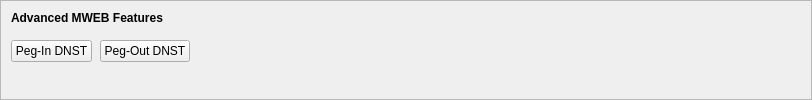
    <widget class="QFrame" name="frameMWEBFeatures">
     <property name="sizePolicy">
      <sizepolicy hsizetype="Expanding" vsizetype="Expanding">
       <horstretch>0</horstretch>
       <verstretch>0</verstretch>
      </sizepolicy>
     </property>
     <property name="maximumSize">
      <size>
       <width>16777215</width>
       <height>16777215</height>
      </size>
     </property>
     <property name="frameShape">
      <enum>QFrame::StyledPanel</enum>
     </property>
     <property name="frameShadow">
      <enum>QFrame::Sunken</enum>
     </property>
     <layout class="QVBoxLayout" name="verticalLayoutMWEBFeatures2">
      <property name="spacing">
       <number>0</number>
      </property>
      <property name="leftMargin">
       <number>0</number>
      </property>
      <property name="topMargin">
       <number>0</number>
      </property>
      <property name="rightMargin">
       <number>0</number>
      </property>
      <property name="bottomMargin">
       <number>6</number>
      </property>
      <item>
       <layout class="QVBoxLayout" name="verticalLayoutMWEBFeatures" stretch="0,0,1">
        <property name="spacing">
         <number>0</number>
        </property>
        <property name="leftMargin">
         <number>10</number>
        </property>
        <property name="topMargin">
         <number>10</number>
        </property>
        <item>
         <layout class="QHBoxLayout" name="horizontalLayoutMWEBFeatures1">
          <property name="bottomMargin">
           <number>15</number>
          </property>
          <item>
           <widget class="QLabel" name="labelMWEBFeatures">
            <property name="sizePolicy">
             <sizepolicy hsizetype="Preferred" vsizetype="Maximum">
              <horstretch>0</horstretch>
              <verstretch>0</verstretch>
             </sizepolicy>
            </property>
            <property name="font">
             <font>
              <weight>75</weight>
              <bold>true</bold>
             </font>
            </property>
            <property name="styleSheet">
             <string notr="true">font-weight:bold;</string>
            </property>
            <property name="text">
             <string>Advanced MWEB Features</string>
            </property>
           </widget>
          </item>
         </layout>
        </item>
        <item>
         <layout class="QHBoxLayout" name="horizontalLayoutMWEBFeatures2" stretch="0,0,0">
          <property name="spacing">
           <number>8</number>
          </property>
          <property name="bottomMargin">
           <number>10</number>
          </property>
          <item>
           <widget class="QPushButton" name="pushButtonMWEBPegIn">
            <property name="styleSheet">
             <string notr="true"/>
            </property>
            <property name="text">
             <string>Peg-In DNST</string>
            </property>
            <property name="checkable">
             <bool>true</bool>
            </property>
            <property name="autoDefault">
             <bool>false</bool>
            </property>
           </widget>
          </item>
          <item>
           <widget class="QPushButton" name="pushButtonMWEBPegOut">
            <property name="styleSheet">
             <string notr="true"/>
            </property>
            <property name="text">
             <string>Peg-Out DNST</string>
            </property>
            <property name="checkable">
             <bool>true</bool>
            </property>
            <property name="autoDefault">
             <bool>false</bool>
            </property>
           </widget>
          </item>
          <item>
           <spacer name="horizontalSpacerMWEBFeatures">
            <property name="orientation">
             <enum>Qt::Horizontal</enum>
            </property>
            <property name="sizeHint" stdset="0">
             <size>
              <width>40</width>
              <height>1</height>
             </size>
            </property>
           </spacer>
          </item>
         </layout>
        </item>
        <item>
         <spacer name="verticalSpacerMWEBFeatures">
          <property name="orientation">
           <enum>Qt::Vertical</enum>
          </property>
          <property name="sizeHint" stdset="0">
           <size>
            <width>800</width>
            <height>1</height>
           </size>
          </property>
         </spacer>
        </item>
       </layout>
      </item>
     </layout>
    </widget>
